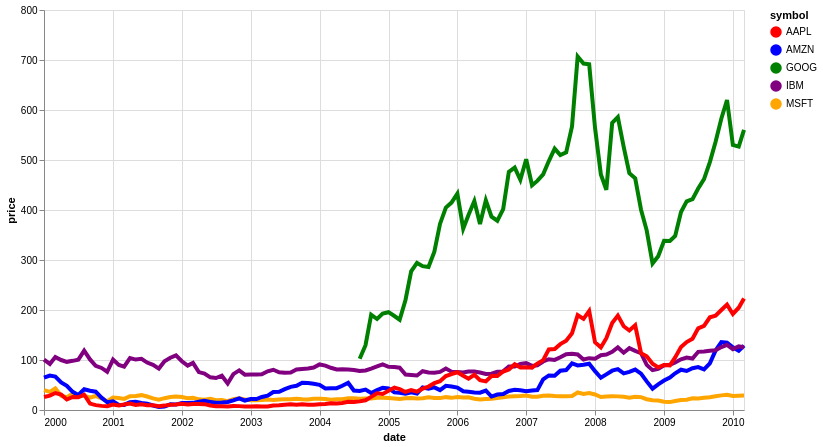

Source (notebook cell):
### Code cell
#### CUSTOMISATIONS ####

alt.theme.enable("fivethirtyeight")  #changing the theme

#built-in themes in Altair:
    #quartz
    #excel
    #ggplot2
    #fivethirtyeight
    #dark
    #latimes
    #googlecharts
    #vox
    #urbaninstitute
    #powerbi
    #carbong10
    #carbong90
    #carbong100
    #carbonwhite

highlight = alt.selection_point(on='pointerover',
                          fields=['symbol'], nearest=True)
#alt.selection_point() Creates an interactive selection that reacts to user input.
#on='pointerover' Triggers the selection when the mouse hovers over a data point.
#fields=['symbol'] Highlights elements based on the symbol field (each stock's identifier).
#nearest=True Ensures the selection highlights the nearest data point to the pointer.

base = alt.Chart(source1).encode(
    x='date:T',
    y='price:Q',
    color=alt.Color('symbol:N', scale=alt.Scale(range=['red', 'blue', 'green', 'purple', 'orange'])) 
)

#x='date:T' Maps the date column (T means temporal/time data) to the x-axis.
#y='price:Q' Maps the price column (Q means quantitative/numeric data) to the y-axis.
#color='...' Assigns specified range of colors to symbol variable (N means nominal/categorical data).

points = base.mark_circle().encode(
    opacity=alt.value(0)
).add_params(
    highlight
).properties(
    width=700,  # Adjusted width
    height=400, # Adjusted height
)

#mark_circle()  Adds circular markers to the chart.
#encode(opacity=alt.value(0))  Makes the circles invisible (opacity=0).
#add_params(highlight) Links the highlight interaction to these invisible circles.
#properties(width=700, height=400)  Sets the chart size.

lines = base.mark_line().encode(
    size=alt.condition(highlight, alt.value(4), alt.value(1)) 
)

#mark_line() Draws lines connecting the data points.
#encode(...) Defines the line's properties:
#size=alt.condition(highlight, alt.value(4), alt.value(1)) Uses alt.condition() to change the line thickness dynamically.
#highlight is the condition (if the symbol is hovered).
    #If highlight is active Line size is 4.
    #If highlight is not active Line size is 1.

points + lines #overlays the marks on the same chart.

### Figure 1 — Vega-Lite specification as saved in the notebook (floating-point values rounded to 4 significant figures; data arrays with more than 128 entries replaced by an {"elided": "..."} marker saying what was removed)
{"usermeta": {"embedOptions": {"theme": "fivethirtyeight"}}, "config": {"view": {"continuousWidth": 300, "continuousHeight": 300}}, "layer": [{"mark": {"type": "circle"}, "encoding": {"color": {"field": "symbol", "scale": {"range": ["red", "blue", "green", "purple", "orange"]}, "type": "nominal"}, "opacity": {"value": 0}, "x": {"field": "date", "type": "temporal"}, "y": {"field": "price", "type": "quantitative"}}, "name": "view_2"}, {"mark": {"type": "line"}, "encoding": {"color": {"field": "symbol", "scale": {"range": ["red", "blue", "green", "purple", "orange"]}, "type": "nominal"}, "size": {"condition": {"param": "param_4", "value": 4}, "value": 1}, "x": {"field": "date", "type": "temporal"}, "y": {"field": "price", "type": "quantitative"}}}], "data": {"name": "data-b0fe595546d47c5085f225c35730172c"}, "height": 400, "params": [{"name": "param_4", "select": {"type": "point", "fields": ["symbol"], "nearest": true, "on": "pointerover"}, "views": ["view_2"]}], "width": 700, "$schema": "https://vega.github.io/schema/vega-lite/v5.20.1.json", "datasets": {"data-b0fe595546d47c5085f225c35730172c": {"elided": "560 records"}}}
